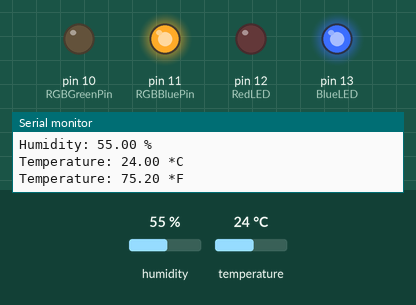
The sketch below on a simulated Arduino Uno, built with avr-gcc and run on an emulated ATmega328P. Shown: output pins drawn as LEDs (lit = HIGH), the last lines printed to the serial monitor. Inputs (shaded band) come from the test bench; at power-on: humidity 55 %, temperature 24 °C.

Above: at 4.8 s.
4.9 s: humidity set to 22 %
At 6.4 s:
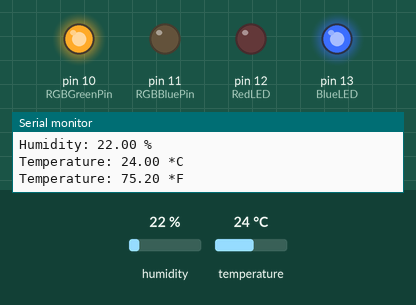
7.9 s: temperature set to 28 °C
At 8.8 s:
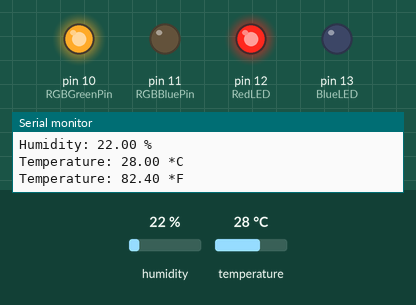
10.9 s: humidity set to 68 %
At 12.5 s:
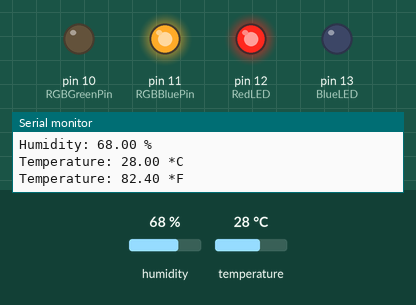
13.9 s: humidity set to 40 %
At 15.0 s:
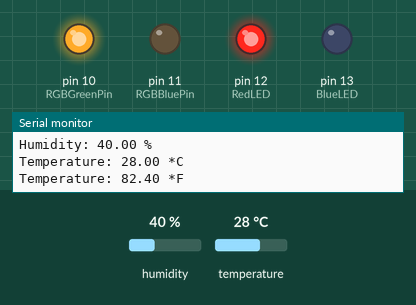
16.9 s: humidity set to 88 %
At 18.6 s:
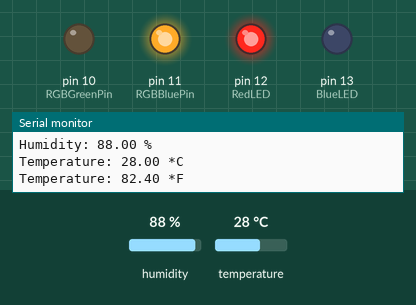
Timing chart, 0 to 20.1 s (numbered marks = the images above; inputs shaded):
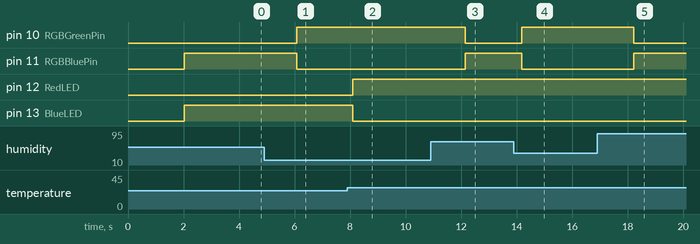

Measured:
- after the input at 4.9 s, pin 10 (RGBGreenPin): LOW → HIGH after 1.2 s; pin 11 (RGBBluePin): HIGH → LOW after 1.2 s
- after the input at 7.9 s, pin 12 (RedLED): LOW → HIGH after 0.20 s; pin 13 (BlueLED): HIGH → LOW after 0.20 s
- after the input at 10.9 s, pin 10 (RGBGreenPin): HIGH → LOW after 1.3 s; pin 11 (RGBBluePin): LOW → HIGH after 1.3 s
- after the input at 13.9 s, pin 10 (RGBGreenPin): LOW → HIGH after 0.28 s; pin 11 (RGBBluePin): HIGH → LOW after 0.28 s
- after the input at 16.9 s, pin 10 (RGBGreenPin): HIGH → LOW after 1.3 s; pin 11 (RGBBluePin): LOW → HIGH after 1.3 s

The sketch:

Humidity_level3.ino
```cpp
#include "DHT.h"
#define DHTPIN 4     // what digital pin we're connected to
#define DHTTYPE DHT11   // DHT 11

DHT dht(DHTPIN, DHTTYPE);

int RGBGreenPin = 10;
int RGBBluePin = 11;
int RedLED = 12;
int BlueLED = 13;

void setup() {
  Serial.begin(9600);
  Serial.println("DHTxx test!");
  dht.begin();
  pinMode(RGBGreenPin, OUTPUT);  //Setup green RGB LED pin as an output pin.
  pinMode(RGBBluePin, OUTPUT);   //Setup blue RGB LED pin as an output pin.
  pinMode(BlueLED, OUTPUT);
  pinMode(RedLED, OUTPUT);
}

void loop() {
  // Wait a few seconds between measurements.
  delay(2000);
  float h = dht.readHumidity();
  float t = dht.readTemperature();
  float f = dht.readTemperature(true);

  // Check if any reads failed and exit early (to try again).
  if (isnan(h) || isnan(t) || isnan(f)) {
    Serial.println("Failed to read from DHT sensor!");
    return;
  }

  Serial.print("Humidity: ");
  Serial.print(h);
  Serial.print(" %");
  Serial.println("");
  Serial.print("Temperature: ");
  Serial.print(t);
  Serial.print(" *C ");
  Serial.println("");
  Serial.print("Temperature: ");
  Serial.print(f);
  Serial.print(" *F");
  Serial.println("");

  if (t >= 25)
  {
    //turn off blue light
    digitalWrite(BlueLED, LOW);
    //turn on red light
    digitalWrite(RedLED, HIGH);
  }

  if (t <= 25)
  {
    //turn off red light
    digitalWrite(RedLED, LOW);
    //turn on blue light
    digitalWrite(BlueLED, HIGH);
  }

  if (h >= 50)
  {
    //turn off green RGB light
    digitalWrite(RGBGreenPin, LOW);
    //turn on blue RGB light
    digitalWrite(RGBBluePin, HIGH);
  }

  if (h <= 50)
  {
    //turn off blue RGB light
    digitalWrite(RGBBluePin, LOW);
    //turn on green RGB light
    digitalWrite(RGBGreenPin, HIGH);
  }
}
```
